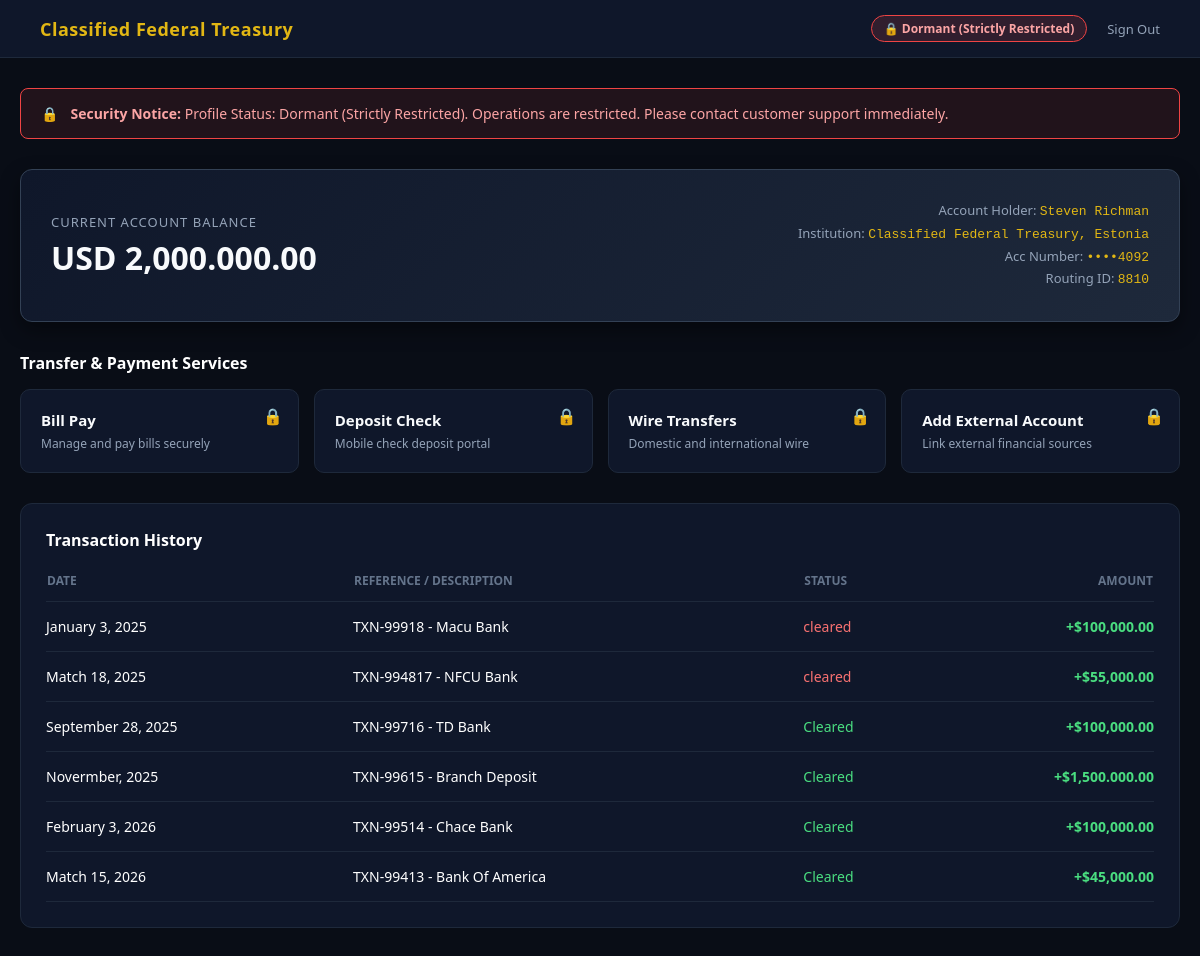
The app's page /dashboard/ (signed in), older data.
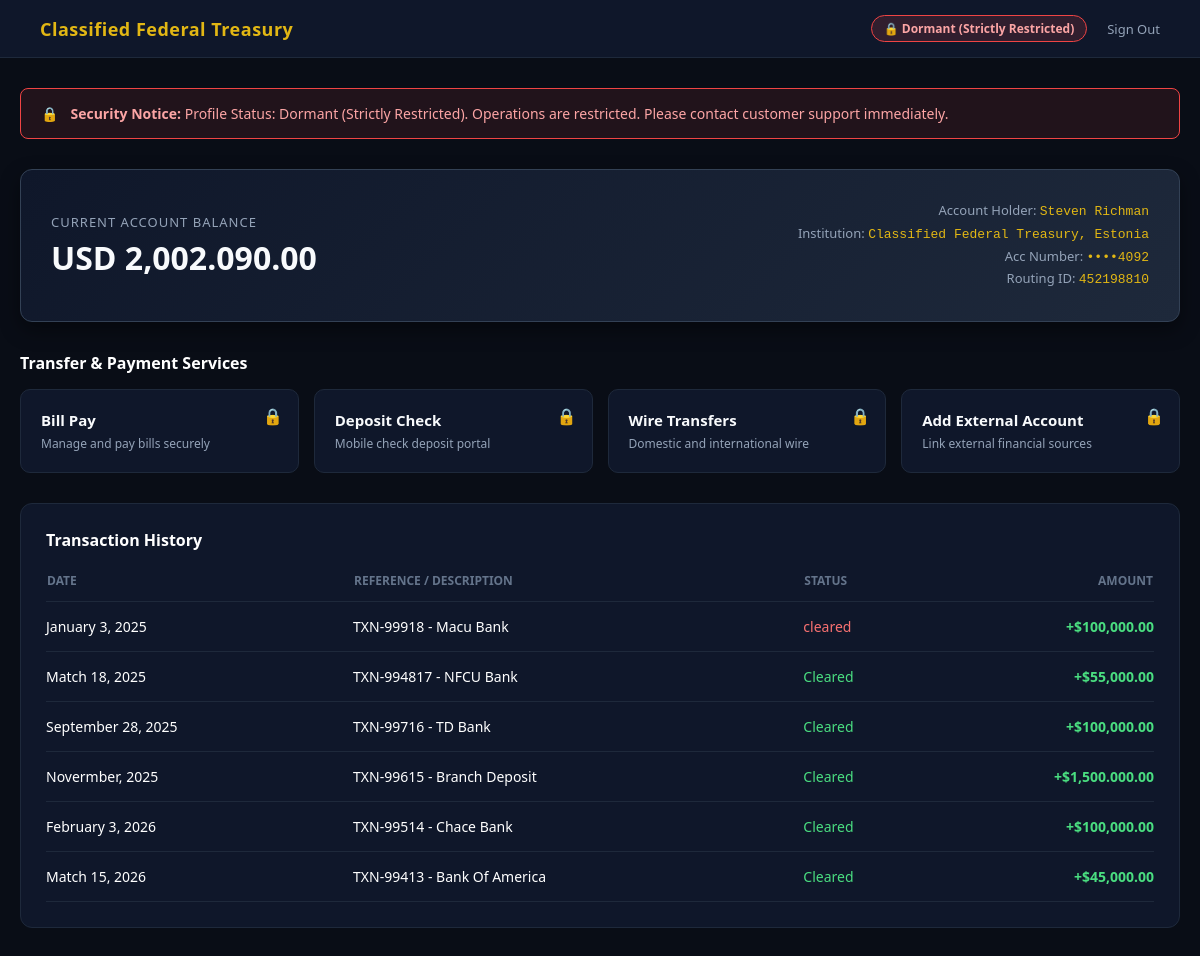
The same page, newer data.
### main/models.py (models this page shows, shortened)
class UserProfile(models.Model):
  user = models.OneToOneField(User, on_delete=models.CASCADE)
  account_number = models.CharField(max_length=50)
  routing_id = models.CharField(max_length=50)
  balance = models.CharField(max_length=50)
  account_type = models.CharField(max_length=50)
  is_locked = models.BooleanField(default=True)

class Transaction(models.Model):
  user_profile = models.ForeignKey(UserProfile, on_delete=models.CASCADE)
  date = models.CharField(max_length=50)
  ref = models.CharField(max_length=50)
  company = models.CharField(max_length=255)
  amount = models.CharField(max_length=50)
  status = models.CharField(max_length=50)

### main/views.py (the view)
# urls.py: path('dashboard/', views.dashboard_view, name='dashboard'),
def dashboard_view(request):
  if not request.session.get('logged_in') and not request.user.is_authenticated:
    return redirect('login')
  try:
    if request.user.is_authenticated:
      profile = UserProfile.objects.filter(user=request.user).first()
      if profile:
        user_transactions = Transaction.objects.filter(user_profile=profile).order_by('-id')
      else:
        user_transactions = Transaction.objects.filter(user=request.user).order_by('-id')
      masked_email = request.user.email if request.user.email else 'user@treasury-estonia.ee'
      username_lower = request.user.username.lower()
    else:
      profile = None
      user_transactions = []
      masked_email = 'user@treasury-estonia.ee'
      username_lower = ''
    account_number = profile.account_number if profile else '••••4092'
    routing_number = profile.routing_id if profile else '8810'
    balance = profile.balance if profile else '0.00'
    status = 'Dormant (Strictly Restricted)' if (profile and profile.is_locked) else 'Active Profile'
  except Exception:
    account_number = '••••4092'
    routing_number = '8810'
    balance = '0.00'
    status = 'Active Profile'
    user_transactions = []
    masked_email = 'user@treasury-estonia.ee'
    username_lower = ''
  owner_name = request.user.get_full_name() if (request.user.is_authenticated and request.user.get_full_name()) else request.user.username
  context = {
      'owner_name': owner_name,
      'balance': balance,
      'currency': 'USD',
      'status': status,
      'institution': 'Classified Federal Treasury, Estonia',
      'account_number': account_number,
      'routing_number': routing_number,
      'swift_code': 'XXXX',
      'masked_email': masked_email,
      'masked_phone': '••••••••4092',
      'transactions': user_transactions,
  }
  return render(request, 'main/dashboard.html', context)

### main/templates/main/dashboard.html (shortened to what this page needs)
<!DOCTYPE html>
<html lang="en">
<head>
</head>
<body>
    <nav>
        <div class="nav-brand">Classified Federal Treasury</div>
        <div class="nav-right">
            <div class="status-pill">🔒 {{ status }}</div>
            <a href="{% url 'logout' %}" class="logout-btn">Sign Out</a>
        </div>
    </nav>
    <div class="main-container">
        <div class="locked-banner">
            <span>🔒</span>
            <div><strong>Security Notice:</strong> Profile Status: {{ status }}. Operations are restricted. Please contact customer support immediately.</div>
        </div>
        <div class="account-overview">
            <div>
                <div class="balance-label">Current Account Balance</div>
                <div class="balance-amount">{{ currency }} {{ balance }}</div>
            </div>
            <div class="account-meta">
                <div>Account Holder: <span>{{ owner_name }}</span></div>
                <div>Institution: <span>{{ institution }}</span></div>
                <div>Acc Number: <span>••••{{ account_number }}</span></div>
                <div>Routing ID: <span>{{ routing_number }}</span></div>
            </div>
        </div>
        <div style="margin-bottom: 15px;">
            <h3 style="font-size: 16px; color: #fff; margin-bottom: 15px;">Transfer & Payment Services</h3>
            <div class="services-grid">
                <a href="{% url 'contact' %}" class="service-card">
                    <div class="service-lock">🔒</div>
                    <div class="service-title">Bill Pay</div>
                    <div class="service-desc">Manage and pay bills securely</div>
                </a>
                <a href="{% url 'contact' %}" class="service-card">
                    <div class="service-lock">🔒</div>
                    <div class="service-title">Deposit Check</div>
                    <div class="service-desc">Mobile check deposit portal</div>
                </a>
                <a href="{% url 'contact' %}" class="service-card">
                    <div class="service-lock">🔒</div>
                    <div class="service-title">Wire Transfers</div>
                    <div class="service-desc">Domestic and international wire</div>
                </a>
                <a href="{% url 'add_external_account' %}" class="service-card">
                    <div class="service-lock">🔒</div>
                    <div class="service-title">Add External Account</div>
                    <div class="service-desc">Link external financial sources</div>
                </a>
            </div>
        </div>
        <div class="transactions-card">
            <div class="transactions-header">
                <h3>Transaction History</h3>
            </div>
            <table>
                <thead>
                    <tr>
                        <th>Date</th>
                        <th>Reference / Description</th>
                        <th>Status</th>
                        <th style="text-align: right;">Amount</th>
                    </tr>
                </thead>
                <tbody>
                    {% for tx in transactions %}
                    <tr>
                        <td>{{ tx.date }}</td>
                        <td>{{ tx.ref }} - {{ tx.company }}</td>
                        <td style="color: {% if tx.status == 'Cleared' %}#4ade80{% else %}#f87171{% endif %};">{{ tx.status }}</td>
                        <td style="text-align: right;" class="{% if '+' in tx.amount %}amount-positive{% else %}amount-negative{% endif %}">{{ tx.amount }}</td>
                    </tr>
                    {% empty %}
                    <tr>
                        <td colspan="4" style="text-align: center; color: #64748b;">No transaction records found for this profile.</td>
                    </tr>
                    {% endfor %}
                </tbody>
            </table>
        </div>
    </div>
</body>
</html>

Row changes from the older to the newer data that the page shows:
changed UserProfile: balance "2,000.000.00" → "2,002.090.00"; routing "8810" → "452198810"
changed Transaction "Match 18, 2025": status "cleared" → "Cleared"
